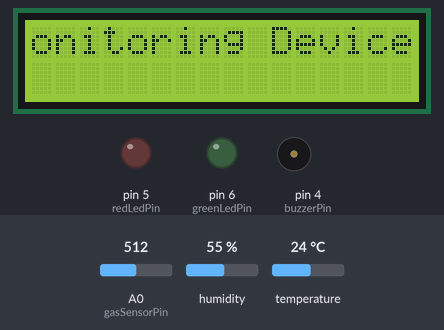
A sketch run on a simulated Arduino Uno, built with avr-gcc and run on an emulated ATmega328P. Parts: 16×2 character LCD, output pins drawn as LEDs (lit = HIGH), buzzer (waves = sounding, pin HIGH). The test bench sets the inputs (shaded band); at power-on: A0 (gasSensorPin) = 512, humidity 55 %, temperature 24 °C. What the sketch prints to the serial monitor is not drawn.

Above: at 6.3 s.
At 11.1 s:
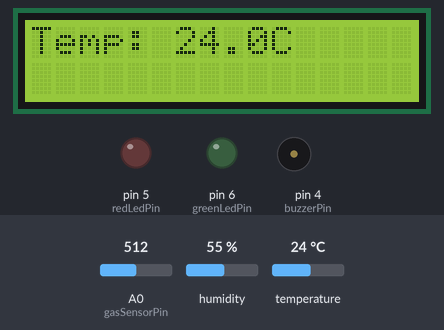
At 29.1 s:
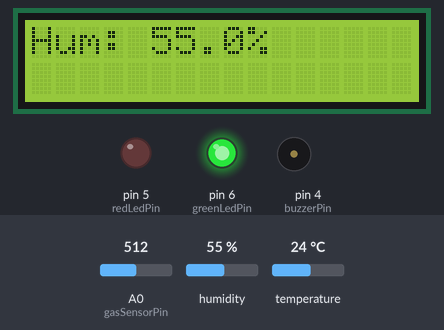
At 38.3 s:
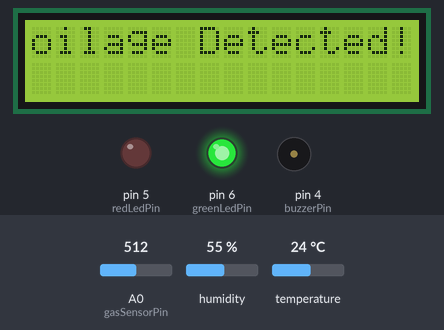
Timing chart, 0 to 39.8 s (numbered marks = the images above):
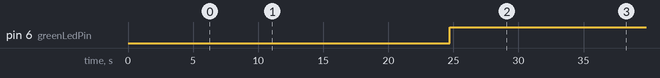

The sketch:

sketch_may4a_buzzer_beep.ino
```cpp
#include <Wire.h>
#include <LiquidCrystal_I2C.h>
#include <DHT.h>

// LCD setup
LiquidCrystal_I2C lcd(0x27, 16, 2); // Adjust I2C address if needed

// DHT setup
#define DHTPIN 3
#define DHTTYPE DHT11
DHT dht(DHTPIN, DHTTYPE);

// Gas sensor setup
#define gasSensorPin A0  // MQ-4 connected to A0

// Buzzer & LED setup
#define buzzerPin 4   // Buzzer connected to D3
#define redLedPin 5   // Red LED connected to D4
#define greenLedPin 6  // Green LED connected to D5

// Global Spoilage Detection Thresholds
float methaneThreshold = 50.0;  // Adjusted threshold
float temperatureThreshold = 30.0;  // High temp indicating spoilage
float humidityThreshold = 70.0;  // High humidity indicating spoilage

void setup() {
  lcd.init();
  lcd.backlight();
  dht.begin();
  Serial.begin(9600);

  // Pin modes
  pinMode(buzzerPin, OUTPUT);
  pinMode(redLedPin, OUTPUT);
  pinMode(greenLedPin, OUTPUT);

  // Initial state
  digitalWrite(buzzerPin, LOW);
  digitalWrite(redLedPin, LOW);
  digitalWrite(greenLedPin, LOW);

  // Display startup message with scrolling effect
  displayScrollingText("Smart Food Monitoring Device");

  delay(2000);  // Wait before clearing screen
  lcd.clear();
}

void loop() {
  float temperature = dht.readTemperature();
  float humidity = dht.readHumidity();
  float methaneConcentration = averageGasValue();  // <-- Updated to use average

  // Error handling for sensors
  if (isnan(temperature) || isnan(humidity)) {
    lcd.clear();
    lcd.setCursor(0, 0);
    lcd.print("Sensor Error");
    delay(2000);
    return;
  }

  // Check spoilage condition
  bool isSpoiled = checkSpoilage(methaneConcentration, temperature, humidity);

  // Display results on LCD with scrolling effect
  displayScrollingText("Temp: " + String(temperature, 1) + "C");
  displayScrollingText("Hum: " + String(humidity, 1) + "%");
  displayScrollingText("Methane: " + String(methaneConcentration, 1) + "ppm");

  // Display Fresh & Safe or Spoilage Detected based on the methane level
  if (methaneConcentration < methaneThreshold) {
    displayScrollingText("Status: Fresh & Safe");
  } else {
    displayScrollingText("Status: Spoilage Detected!");
  }

  // Send final status to ESP8266
  if (isSpoiled) {
    Serial.println("Spoilage Detected!");
  } else {
    Serial.println("Fresh & Safe");
  }

  // Buzzer & LED logic
   if (methaneConcentration > methaneThreshold) {
    digitalWrite(redLedPin, HIGH);
    digitalWrite(greenLedPin, LOW);

    // Beep 20 times quickly like an alarm
    for (int i = 0; i < 20; i++) {
      digitalWrite(buzzerPin, HIGH);
      delay(200);
      digitalWrite(buzzerPin, LOW);
      delay(200);
    }
  } else {
    digitalWrite(greenLedPin, HIGH);
    digitalWrite(redLedPin, LOW);
    digitalWrite(buzzerPin, LOW);
  }


  // Send detailed sensor data to ESP8266
  Serial.print("T:");
  Serial.print(temperature);
  Serial.print(",H:");
  Serial.print(humidity);
  Serial.print(",M:");
  Serial.print(methaneConcentration);
  Serial.println();

  // Print data to Serial Monitor
  Serial.print("Temperature: ");
  Serial.print(temperature);
  Serial.print(" °C  ");

  Serial.print("Humidity: ");
  Serial.print(humidity);
  Serial.print(" %  ");

  Serial.print("Methane Concentration: ");
  Serial.print(methaneConcentration);
  Serial.print(" ppm  ");

  if (methaneConcentration < methaneThreshold) {
    Serial.println("Status: Fresh & Safe");
  } else {
    Serial.println("Status: Detected");
  }

  delay(2000);  // Delay between sensor readings
}

// Function to calculate average methane concentration
float averageGasValue() {
  long sum = 0;
  for (int i = 0; i < 20; i++) {
    sum += analogRead(gasSensorPin);
    delay(10); // Small delay between samples
  }
  return (sum / 20.0) / 1024.0 * 100;  // Average and convert
}

// Function to check if spoilage is happening
bool checkSpoilage(float methane, float temp, float hum) {
  return (methane > methaneThreshold || temp > temperatureThreshold || hum > humidityThreshold);
}

// Function to scroll text on LCD if too long
void displayScrollingText(String text) {
  lcd.clear();
  int len = text.length();
  if (len <= 16) { // If text fits, print directly
    lcd.setCursor(0, 0);
    lcd.print(text);
  } else { // If text is too long, scroll it
    for (int i = 0; i <= len - 16; i++) {
      lcd.setCursor(0, 0);
      lcd.print(text.substring(i, i + 16));
      delay(500);
    }
  }
  delay(2000); // Pause before the next reading
}
```

Measured:
- by itself, pin 6 (greenLedPin): LOW → HIGH at 24.7 s
- what the display in image 0 shows lasts 4.5 s, from 6.3 s to 10.8 s
- what the display in image 1 shows lasts 2.0 s, from 11.0 s to 13.0 s
